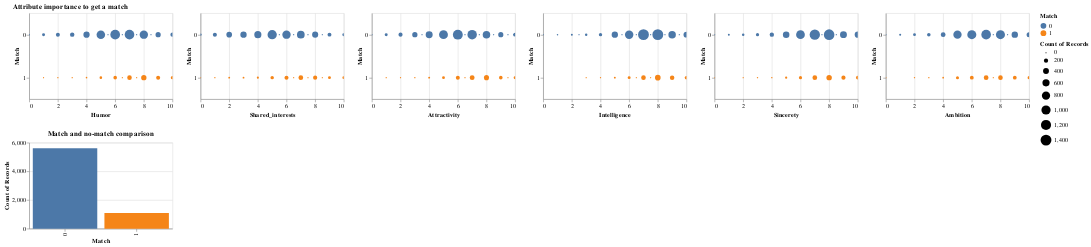

Here is the notebook cell this chart was saved with:
### Code cell
# TODO: Describe attribute importance and first impression
X_train_c, X_test_c, y_train_c, y_test_c = train_test_split(X_c, y_c, 
                                                    test_size=0.2, 
                                                    shuffle=True,
                                                    random_state=42)

df_train_c = pd.DataFrame(X_train_c).copy()
df_train_c[y_label_c] = pd.DataFrame(y_train_c)

c1 = alt.Chart(df_train_c).mark_circle().encode(
    alt.X(alt.repeat("column"), type='quantitative'),
    alt.Y(y_label_c),
    alt.Size('count()'),
    alt.Color(y_label_c),
    tooltip=['count()']
).properties(
    width=250,
    height=150
).repeat(
    column=personal_features
).interactive().properties(title="Attribute importance to get a match")

# Describe that we have an unbalanced dataset
c2 = alt.Chart(df_train_c).mark_bar().encode(
    alt.X(y_label_c),
    alt.Y('count()'),
    alt.Color(y_label_c),
    tooltip = ['count()']
).properties(
    width=250,
    height=150
).interactive().properties(title="Match and no-match comparison")

c1 & c2

### Figure 1 — Vega-Lite specification as saved in the notebook (floating-point values rounded to 4 significant figures; data arrays with more than 128 entries replaced by an {"elided": "..."} marker saying what was removed)
{"config": {"view": {"continuousWidth": 400, "continuousHeight": 300}}, "vconcat": [{"repeat": {"column": ["Humor", "Shared_interests", "Attractivity", "Intelligence", "Sincerety", "Ambition"]}, "spec": {"data": {"name": "data-4067da6656d7a83f18e24dba16f9d080"}, "mark": "circle", "encoding": {"color": {"field": "Match", "type": "nominal"}, "size": {"aggregate": "count", "type": "quantitative"}, "tooltip": [{"aggregate": "count", "type": "quantitative"}], "x": {"field": {"repeat": "column"}, "type": "quantitative"}, "y": {"field": "Match", "type": "nominal"}}, "height": 150, "selection": {"selector001": {"type": "interval", "bind": "scales", "encodings": ["x", "y"]}}, "width": 250}, "title": "Attribute importance to get a match"}, {"data": {"name": "data-4067da6656d7a83f18e24dba16f9d080"}, "mark": "bar", "encoding": {"color": {"field": "Match", "type": "nominal"}, "tooltip": [{"aggregate": "count", "type": "quantitative"}], "x": {"field": "Match", "type": "nominal"}, "y": {"aggregate": "count", "type": "quantitative"}}, "height": 150, "selection": {"selector002": {"type": "interval", "bind": "scales", "encodings": ["x", "y"]}}, "title": "Match and no-match comparison", "width": 250}], "$schema": "https://vega.github.io/schema/vega-lite/v4.17.0.json", "datasets": {"data-4067da6656d7a83f18e24dba16f9d080": {"elided": "6702 records"}}}
